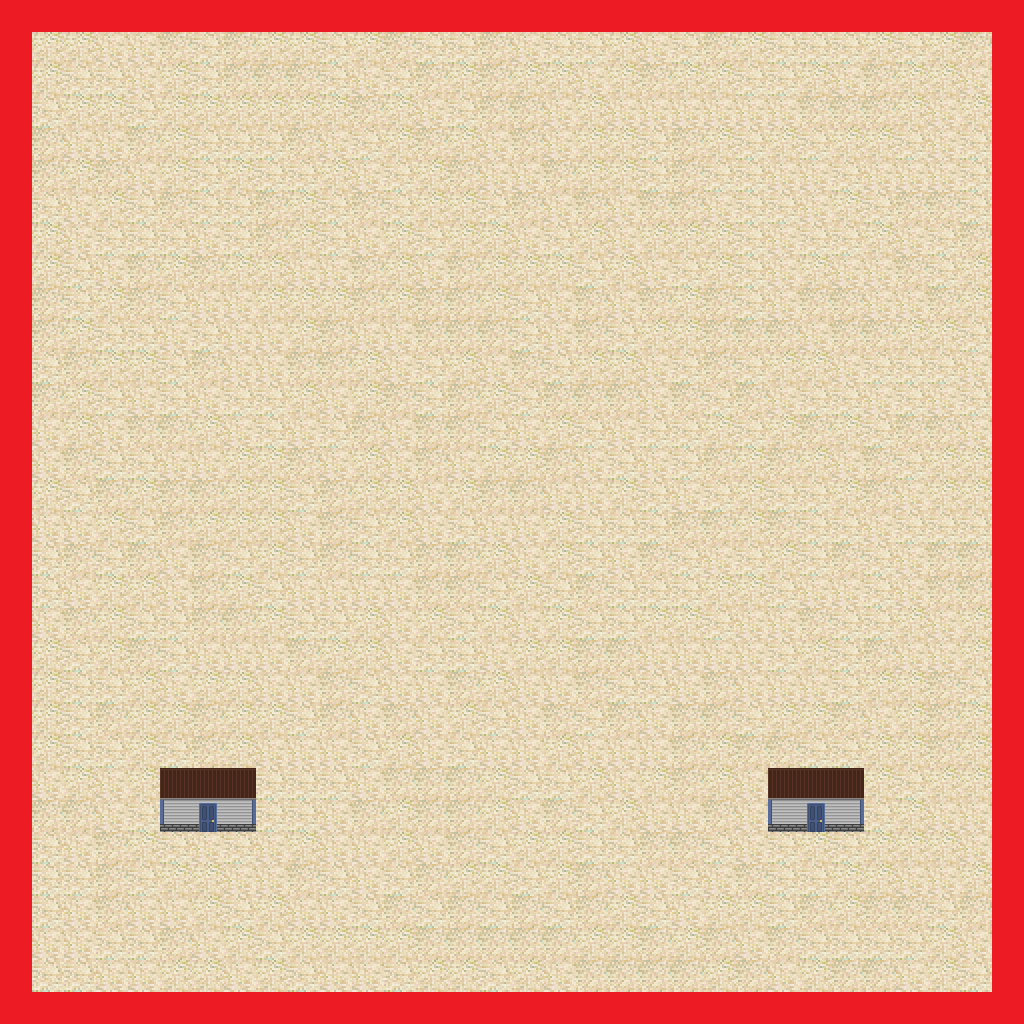

The image is a tile-based game level rendered from a .tmx file. Its description and complete source (layers, tilesets, objects, tile grids) follow:
An orthogonal 32x32 tile map with 32x32 px tiles, 3 tile layers (Ground, Mask, Building), 3 tilesets.

<map version="1.2" tiledversion="1.2.1" orientation="orthogonal" renderorder="right-down" width="32" height="32" tilewidth="32" tileheight="32" infinite="0" nextlayerid="7" nextobjectid="1">
 <tileset firstgid="1" source="Sand.tsx" />
 <tileset firstgid="5" source="32_sc_building_blocks.tsx" />
 <tileset firstgid="54" source="collision_mask_1.tsx" />
 <layer id="1" name="Ground" width="32" height="32">
  <data encoding="csv">
4,3,3,1,4,2,2,3,3,4,4,1,4,2,4,1,3,2,3,1,2,3,3,4,3,1,2,4,2,1,2,3,
1,1,1,3,3,2,4,2,1,1,4,1,2,4,4,2,3,4,4,1,3,4,2,1,4,4,4,1,4,1,2,3,
2,1,4,4,3,1,4,2,2,2,4,3,4,2,1,2,1,1,3,1,2,1,1,4,4,1,3,2,1,1,3,2,
2,4,1,1,4,1,1,1,1,1,1,2,1,3,4,2,2,3,1,3,3,3,3,3,3,2,2,2,1,3,1,3,
1,2,3,3,2,1,4,4,4,2,3,4,1,2,1,3,2,3,1,1,4,2,1,4,1,4,1,1,4,3,4,3,
3,2,1,2,3,1,4,1,4,4,1,3,4,1,2,3,3,2,1,1,4,2,4,4,3,3,4,3,3,3,4,2,
3,4,3,1,4,2,4,4,2,1,4,2,4,1,1,4,2,3,2,3,2,2,3,4,4,3,1,4,2,2,4,3,
2,1,3,4,4,4,3,4,2,1,4,3,1,4,1,1,3,4,1,3,1,1,1,4,3,4,4,1,3,4,2,4,
3,1,4,3,2,1,2,1,1,3,3,2,1,3,2,1,1,1,4,1,3,4,1,4,3,1,3,3,2,4,1,2,
1,2,4,1,2,4,3,3,1,1,1,2,1,2,2,1,4,3,2,3,2,1,2,4,3,2,2,3,3,2,1,2,
4,2,1,4,4,3,4,3,3,1,2,3,3,2,2,2,4,3,2,4,1,1,2,2,2,3,2,2,1,1,4,2,
1,4,2,1,1,4,2,3,3,2,2,1,3,4,1,3,2,4,1,1,3,4,2,4,1,1,3,4,4,4,3,4,
3,2,1,4,3,4,3,4,4,1,3,1,2,4,2,1,4,2,2,2,3,2,4,2,3,4,4,3,4,3,4,3,
2,3,1,3,2,2,1,3,4,3,4,2,3,2,2,4,3,1,4,3,4,4,1,4,1,2,1,4,2,2,3,3,
2,3,2,4,4,3,3,1,1,2,3,1,3,2,3,1,1,2,3,4,3,4,2,1,2,1,3,2,4,1,1,4,
1,1,4,2,1,2,2,1,1,4,2,1,1,3,1,2,2,3,3,1,4,3,4,1,4,4,1,2,3,1,1,2,
3,3,3,1,4,2,1,1,1,3,2,4,1,3,4,3,3,1,4,4,4,2,2,1,2,4,4,3,4,4,4,1,
1,4,2,4,2,3,2,4,1,4,2,4,4,2,2,1,3,1,4,3,2,4,3,4,1,4,2,4,3,2,2,1,
4,4,3,1,1,3,2,1,4,3,3,3,3,2,2,4,1,4,2,4,4,4,1,1,4,3,3,4,3,2,2,1,
1,3,2,1,4,4,2,2,1,4,4,1,3,1,4,1,3,1,4,4,1,1,4,3,3,2,4,4,1,3,1,1,
3,1,4,1,2,4,3,3,3,2,1,1,3,4,4,3,1,1,2,2,3,3,3,3,4,1,4,2,3,3,1,2,
2,1,4,4,1,3,1,1,3,3,2,4,3,3,2,1,3,3,2,4,4,3,2,3,3,3,4,1,1,2,4,3,
3,1,4,2,1,1,2,1,1,4,2,3,2,3,1,4,3,2,4,2,3,2,2,4,1,1,2,3,1,2,1,4,
4,1,4,4,1,4,2,1,3,3,3,4,1,3,4,3,3,1,3,3,3,2,1,2,2,4,4,1,1,2,1,2,
3,3,1,3,1,3,1,4,4,4,4,3,2,2,2,1,4,4,1,3,1,2,1,3,2,4,1,1,4,1,1,1,
1,2,2,3,4,3,3,4,4,4,3,2,1,2,2,1,3,2,4,1,3,3,2,3,4,3,4,4,1,3,3,4,
1,4,3,2,1,4,3,4,3,1,3,3,1,3,2,4,1,1,4,4,2,2,4,3,4,1,4,1,1,1,3,1,
3,4,4,2,4,1,1,3,3,2,4,3,4,2,1,1,4,1,2,3,3,4,3,2,4,4,1,1,3,3,1,1,
1,4,3,2,3,3,1,4,1,3,3,4,2,4,2,4,2,4,2,1,4,3,1,1,4,2,1,2,2,4,2,4,
4,3,3,4,4,2,3,1,4,1,1,1,1,2,2,2,2,2,1,1,2,1,2,3,2,4,4,4,4,1,3,1,
2,4,4,3,3,1,1,3,1,4,3,3,4,1,1,4,1,3,2,2,2,2,1,2,3,1,2,2,3,1,4,2,
1,2,4,3,4,4,1,1,1,3,1,3,1,2,4,4,1,3,3,3,4,1,1,3,4,4,4,1,3,3,4,4
</data>
 </layer>
 <layer id="6" name="Mask" width="32" height="32">
  <data encoding="csv">
54,54,54,54,54,54,54,54,54,54,54,54,54,54,54,54,54,54,54,54,54,54,54,54,54,54,54,54,54,54,54,54,
54,0,0,0,0,0,0,0,0,0,0,0,0,0,0,0,0,0,0,0,0,0,0,0,0,0,0,0,0,0,0,54,
54,0,0,0,0,0,0,0,0,0,0,0,0,0,0,0,0,0,0,0,0,0,0,0,0,0,0,0,0,0,0,54,
54,0,0,0,0,0,0,0,0,0,0,0,0,0,0,0,0,0,0,0,0,0,0,0,0,0,0,0,0,0,0,54,
54,0,0,0,0,0,0,0,0,0,0,0,0,0,0,0,0,0,0,0,0,0,0,0,0,0,0,0,0,0,0,54,
54,0,0,0,0,0,0,0,0,0,0,0,0,0,0,0,0,0,0,0,0,0,0,0,0,0,0,0,0,0,0,54,
54,0,0,0,0,0,0,0,0,0,0,0,0,0,0,0,0,0,0,0,0,0,0,0,0,0,0,0,0,0,0,54,
54,0,0,0,0,0,0,0,0,0,0,0,0,0,0,0,0,0,0,0,0,0,0,0,0,0,0,0,0,0,0,54,
54,0,0,0,0,0,0,0,0,0,0,0,0,0,0,0,0,0,0,0,0,0,0,0,0,0,0,0,0,0,0,54,
54,0,0,0,0,0,0,0,0,0,0,0,0,0,0,0,0,0,0,0,0,0,0,0,0,0,0,0,0,0,0,54,
54,0,0,0,0,0,0,0,0,0,0,0,0,0,0,0,0,0,0,0,0,0,0,0,0,0,0,0,0,0,0,54,
54,0,0,0,0,0,0,0,0,0,0,0,0,0,0,0,0,0,0,0,0,0,0,0,0,0,0,0,0,0,0,54,
54,0,0,0,0,0,0,0,0,0,0,0,0,0,0,0,0,0,0,0,0,0,0,0,0,0,0,0,0,0,0,54,
54,0,0,0,0,0,0,0,0,0,0,0,0,0,0,0,0,0,0,0,0,0,0,0,0,0,0,0,0,0,0,54,
54,0,0,0,0,0,0,0,0,0,0,0,0,0,0,0,0,0,0,0,0,0,0,0,0,0,0,0,0,0,0,54,
54,0,0,0,0,0,0,0,0,0,0,0,0,0,0,0,0,0,0,0,0,0,0,0,0,0,0,0,0,0,0,54,
54,0,0,0,0,0,0,0,0,0,0,0,0,0,0,0,0,0,0,0,0,0,0,0,0,0,0,0,0,0,0,54,
54,0,0,0,0,0,0,0,0,0,0,0,0,0,0,0,0,0,0,0,0,0,0,0,0,0,0,0,0,0,0,54,
54,0,0,0,0,0,0,0,0,0,0,0,0,0,0,0,0,0,0,0,0,0,0,0,0,0,0,0,0,0,0,54,
54,0,0,0,0,0,0,0,0,0,0,0,0,0,0,0,0,0,0,0,0,0,0,0,0,0,0,0,0,0,0,54,
54,0,0,0,0,0,0,0,0,0,0,0,0,0,0,0,0,0,0,0,0,0,0,0,0,0,0,0,0,0,0,54,
54,0,0,0,0,0,0,0,0,0,0,0,0,0,0,0,0,0,0,0,0,0,0,0,0,0,0,0,0,0,0,54,
54,0,0,0,0,0,0,0,0,0,0,0,0,0,0,0,0,0,0,0,0,0,0,0,0,0,0,0,0,0,0,54,
54,0,0,0,0,0,0,0,0,0,0,0,0,0,0,0,0,0,0,0,0,0,0,0,0,0,0,0,0,0,0,54,
54,0,0,0,0,0,0,0,0,0,0,0,0,0,0,0,0,0,0,0,0,0,0,0,0,0,0,0,0,0,0,54,
54,0,0,0,0,0,0,0,0,0,0,0,0,0,0,0,0,0,0,0,0,0,0,0,0,0,0,0,0,0,0,54,
54,0,0,0,0,0,0,0,0,0,0,0,0,0,0,0,0,0,0,0,0,0,0,0,0,0,0,0,0,0,0,54,
54,0,0,0,0,0,0,0,0,0,0,0,0,0,0,0,0,0,0,0,0,0,0,0,0,0,0,0,0,0,0,54,
54,0,0,0,0,0,0,0,0,0,0,0,0,0,0,0,0,0,0,0,0,0,0,0,0,0,0,0,0,0,0,54,
54,0,0,0,0,0,0,0,0,0,0,0,0,0,0,0,0,0,0,0,0,0,0,0,0,0,0,0,0,0,0,54,
54,0,0,0,0,0,0,0,0,0,0,0,0,0,0,0,0,0,0,0,0,0,0,0,0,0,0,0,0,0,0,54,
54,54,54,54,54,54,54,54,54,54,54,54,54,54,54,54,54,54,54,54,54,54,54,54,54,54,54,54,54,54,54,54
</data>
 </layer>
 <layer id="3" name="Building" width="32" height="32">
  <data encoding="csv">
0,0,0,0,0,0,0,0,0,0,0,0,0,0,0,0,0,0,0,0,0,0,0,0,0,0,0,0,0,0,0,0,
0,0,0,0,0,0,0,0,0,0,0,0,0,0,0,0,0,0,0,0,0,0,0,0,0,0,0,0,0,0,0,0,
0,0,0,0,0,0,0,0,0,0,0,0,0,0,0,0,0,0,0,0,0,0,0,0,0,0,0,0,0,0,0,0,
0,0,0,0,0,0,0,0,0,0,0,0,0,0,0,0,0,0,0,0,0,0,0,0,0,0,0,0,0,0,0,0,
0,0,0,0,0,0,0,0,0,0,0,0,0,0,0,0,0,0,0,0,0,0,0,0,0,0,0,0,0,0,0,0,
0,0,0,0,0,0,0,0,0,0,0,0,0,0,0,0,0,0,0,0,0,0,0,0,0,0,0,0,0,0,0,0,
0,0,0,0,0,0,0,0,0,0,0,0,0,0,0,0,0,0,0,0,0,0,0,0,0,0,0,0,0,0,0,0,
0,0,0,0,0,0,0,0,0,0,0,0,0,0,0,0,0,0,0,0,0,0,0,0,0,0,0,0,0,0,0,0,
0,0,0,0,0,0,0,0,0,0,0,0,0,0,0,0,0,0,0,0,0,0,0,0,0,0,0,0,0,0,0,0,
0,0,0,0,0,0,0,0,0,0,0,0,0,0,0,0,0,0,0,0,0,0,0,0,0,0,0,0,0,0,0,0,
0,0,0,0,0,0,0,0,0,0,0,0,0,0,0,0,0,0,0,0,0,0,0,0,0,0,0,0,0,0,0,0,
0,0,0,0,0,0,0,0,0,0,0,0,0,0,0,0,0,0,0,0,0,0,0,0,0,0,0,0,0,0,0,0,
0,0,0,0,0,0,0,0,0,0,0,0,0,0,0,0,0,0,0,0,0,0,0,0,0,0,0,0,0,0,0,0,
0,0,0,0,0,0,0,0,0,0,0,0,0,0,0,0,0,0,0,0,0,0,0,0,0,0,0,0,0,0,0,0,
0,0,0,0,0,0,0,0,0,0,0,0,0,0,0,0,0,0,0,0,0,0,0,0,0,0,0,0,0,0,0,0,
0,0,0,0,0,0,0,0,0,0,0,0,0,0,0,0,0,0,0,0,0,0,0,0,0,0,0,0,0,0,0,0,
0,0,0,0,0,0,0,0,0,0,0,0,0,0,0,0,0,0,0,0,0,0,0,0,0,0,0,0,0,0,0,0,
0,0,0,0,0,0,0,0,0,0,0,0,0,0,0,0,0,0,0,0,0,0,0,0,0,0,0,0,0,0,0,0,
0,0,0,0,0,0,0,0,0,0,0,0,0,0,0,0,0,0,0,0,0,0,0,0,0,0,0,0,0,0,0,0,
0,0,0,0,0,0,0,0,0,0,0,0,0,0,0,0,0,0,0,0,0,0,0,0,0,0,0,0,0,0,0,0,
0,0,0,0,0,0,0,0,0,0,0,0,0,0,0,0,0,0,0,0,0,0,0,0,0,0,0,0,0,0,0,0,
0,0,0,0,0,0,0,0,0,0,0,0,0,0,0,0,0,0,0,0,0,0,0,0,0,0,0,0,0,0,0,0,
0,0,0,0,0,0,0,0,0,0,0,0,0,0,0,0,0,0,0,0,0,0,0,0,0,0,0,0,0,0,0,0,
0,0,0,0,0,0,0,0,0,0,0,0,0,0,0,0,0,0,0,0,0,0,0,0,0,0,0,0,0,0,0,0,
0,0,0,0,0,51,51,51,0,0,0,0,0,0,0,0,0,0,0,0,0,0,0,0,51,51,51,0,0,0,0,0,
0,0,0,0,0,35,27,36,0,0,0,0,0,0,0,0,0,0,0,0,0,0,0,0,35,27,36,0,0,0,0,0,
0,0,0,0,0,0,0,0,0,0,0,0,0,0,0,0,0,0,0,0,0,0,0,0,0,0,0,0,0,0,0,0,
0,0,0,0,0,0,0,0,0,0,0,0,0,0,0,0,0,0,0,0,0,0,0,0,0,0,0,0,0,0,0,0,
0,0,0,0,0,0,0,0,0,0,0,0,0,0,0,0,0,0,0,0,0,0,0,0,0,0,0,0,0,0,0,0,
0,0,0,0,0,0,0,0,0,0,0,0,0,0,0,0,0,0,0,0,0,0,0,0,0,0,0,0,0,0,0,0,
0,0,0,0,0,0,0,0,0,0,0,0,0,0,0,0,0,0,0,0,0,0,0,0,0,0,0,0,0,0,0,0,
0,0,0,0,0,0,0,0,0,0,0,0,0,0,0,0,0,0,0,0,0,0,0,0,0,0,0,0,0,0,0,0
</data>
 </layer>
</map>
